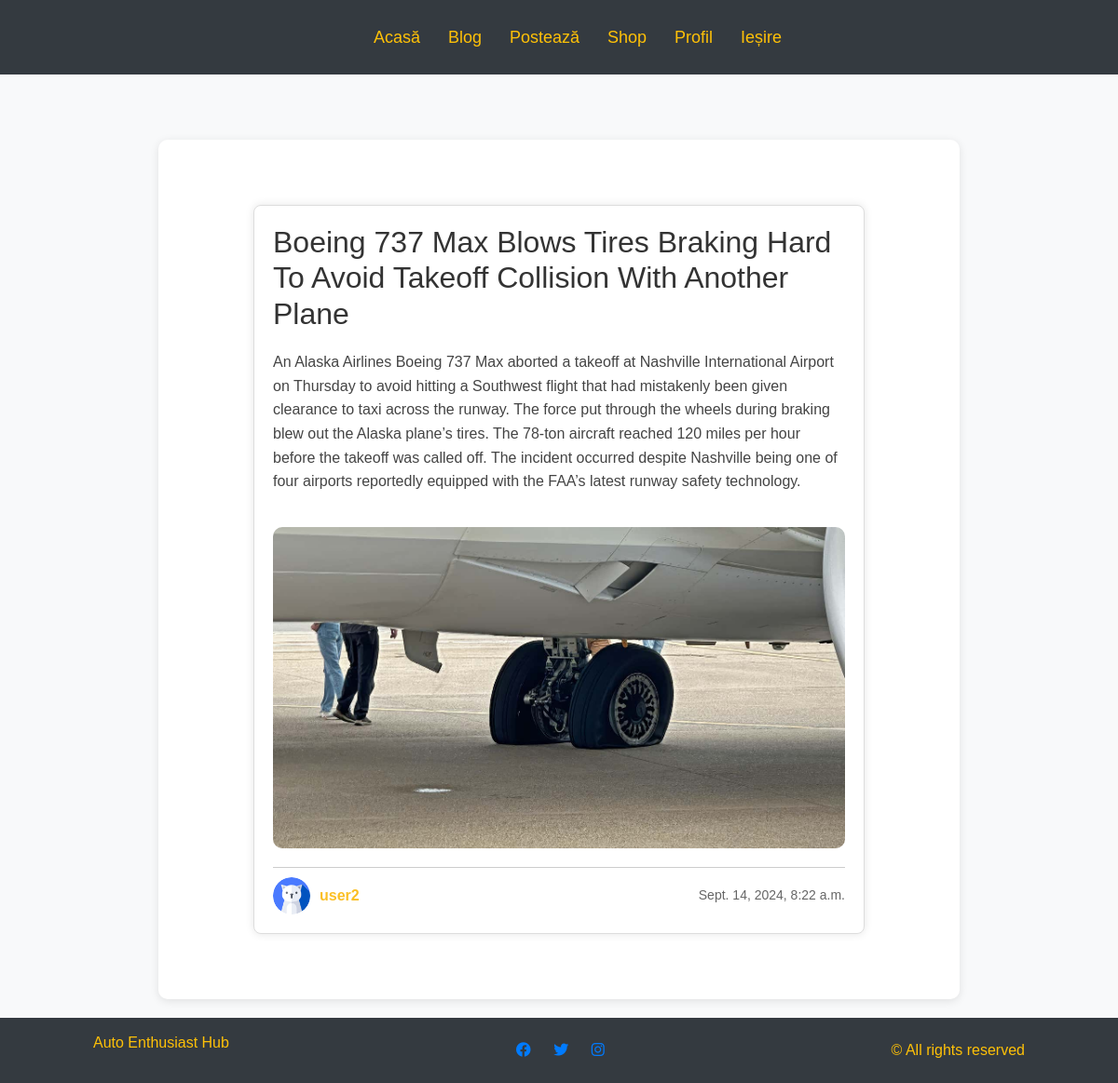
/blog/post/34/ (signed in), run on the app's committed database.
### blog/models.py (models this page shows, shortened)
class Post(models.Model):
    title = models.CharField(max_length=200)
    summary = models.TextField(default='insert')
    content = models.TextField()
    date_posted = models.DateTimeField(default=timezone.now)
    author = models.ForeignKey(User, on_delete=models.CASCADE)
    image = models.ImageField(upload_to='media/blog_images/', blank=True, null=True)

### users/models.py (models this page shows, shortened)
class Profile(models.Model):
    user = models.OneToOneField(User, on_delete=models.CASCADE)
    image = models.ImageField(default='default.png', upload_to='profile_pics')

### blog/views.py (the view)
# urls.py: path('post/<int:pk>/', PostDetailView.as_view(), name="blog-detail"),
class PostDetailView(LoginRequiredMixin, DetailView):
    model = Post

### blog/templates/blog/post_detail.html (shortened to what this page needs)
{% extends 'main/base.html' %}
{% load crispy_forms_tags %}
{% block content %}
<section class="first-card">
  <article class="second-card">
    <div class="post">
      <h2>{{ object.title }}</h2>
      <p>{{ object.content }}</p>
      {% if object.image %}
        <img class="post-image" src="{{ object.image.url }}" alt="{{ object.title }} Image">
      {% endif %}
      <div class="post-footer">
        <img class="avatar" src="{{ object.author.profile.image.url }}" alt="Author Avatar">
        <div class="author-info">
          <a class="text-yellow-300" href="#">{{ object.author }}</a>
        </div>
        <small class="post-date">{{ object.date_posted }}</small>
      </div>
    </div>
  </article>
</section>
{% endblock content %}

### main/static/css/main.css (style rules this page uses)
:root { --primary-color: #E63946; --secondary-color: #2B2D2F; --tertiary-color: #003F5C; --fourth-color: linear-gradient(90deg, #C0C0C0 70%, #ffc107 70%), #E63946;; --fifth-color: #C0C0C0; --sixth-color: #36454F; --seventh-color: #FF6F00; --eight-color: #F5F5F5; }
body, html { box-sizing: border-box; margin: 0; padding: 0; min-height: 100vh; background-image: url("img/background.jpg"); background-size: cover; background-position: center; background-repeat: no-repeat; background-attachment: fixed; }

### main/static/css/buttons.css (style rules this page uses)
body { font-family: "Cyber", sans-serif; }

### main/static/css/post-detail.css (style rules this page uses)
body { font-family: 'Arial', sans-serif; background-color: #f8f9fa; color: #333; margin: 0; }
.first-card { max-width: 900px; margin: 0 auto; padding: 20px; }
.second-card { background-color: #fff; border-radius: 10px; box-shadow: 0 2px 10px rgba(0, 0, 0, 0.1); padding: 20px; position: relative; margin-top: 50px; }
.post h2 { font-size: 32px; margin-bottom: 10px; color: #333; }
.post p { line-height: 1.6; color: #444; }
.post-image { width: 100%; height: auto; max-width: 700px; border-radius: 10px; margin-top: 20px; }
.post-footer { display: flex; align-items: center; margin-top: 20px; border-top: 1px solid #ccc; padding-top: 10px; }
.avatar { width: 40px; height: 40px; border-radius: 50%; margin-right: 10px; }
.author-info { display: flex; flex-direction: column; }
.text-yellow-300 { color: #fbbf24; font-weight: bold; text-decoration: none; }
.post-date { margin-left: auto; font-size: 14px; color: #666; }

### main/static/css/item-detail.css (style rules this page uses)
.post { margin-top: 50px; width: 80%; max-width: 800px; margin: 50px auto; padding: 20px; border: 1px solid #ddd; border-radius: 8px; box-shadow: 0px 0px 10px rgba(0, 0, 0, 0.1); background-color: #fff; }

### main/static/css/profile.css (style rules this page uses)
body { font-family: Arial, sans-serif; margin: 0; padding: 0; }

### main/static/css/profile-update.css (style rules this page uses)
body { font-family: Arial, sans-serif; margin: 0; padding: 0; }

### data on the page
Post: title "Boeing 737 Max Blows Tires Braking Hard To Avoid Takeoff Collision With Another Plane", content "An Alaska Airlines Boeing 737 Max aborted a takeoff at Nashville International Airport on Thursday to avoid hitting a Southwest flight that had mistakenly been given clearance to taxi across the runway. The force put through the wheels during braking blew out the Alaska plane’s tires. The 78-ton aircraft reached 120 miles per hour before the takeoff was called off. The incident occurred despite Nashville being one of four airports reportedly equipped with the FAA’s latest runway safety technology.", image (picture), author.profile.image (placeholder picture), author "user2", date_posted "Sept. 14, 2024, 8:22 a.m."
